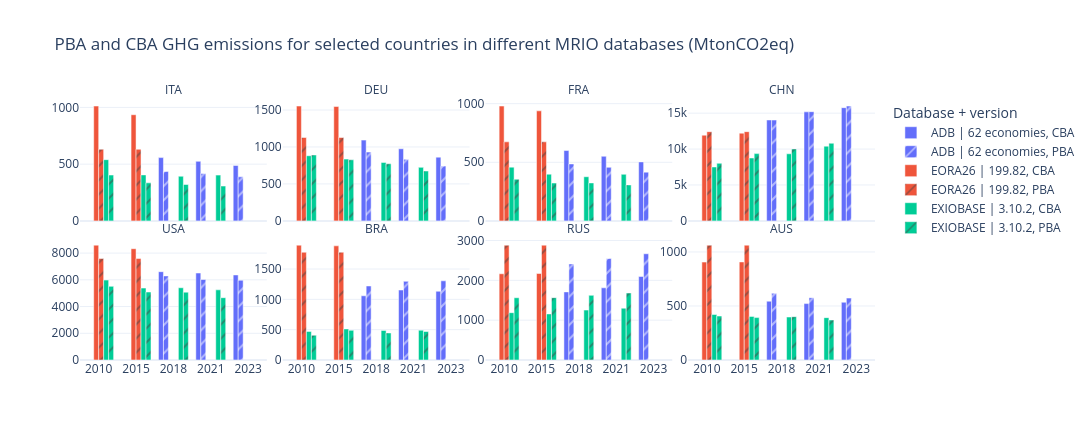

Here is the notebook cell this chart was saved with:
### Markdown cell above
## 8. Compare the three databases visually

The final chart keeps `PBA` and `CBA` side by side and facets by country. This makes it easier to compare both the scale of emissions and the accounting convention differences across EXIOBASE, EORA26, and ADB.

### Code cell
import math

import plotly.express as px

plot_df = df.dropna(subset=['value']).copy()
plot_df['database_version'] = plot_df['database'].astype(str) + ' | ' + plot_df['version'].astype(str)

selected_regions = ["ITA", "DEU", "FRA", "CHN", "USA", "BRA", "RUS", "AUS"]  # use sorted(plot_df['Region'].dropna().unique()) for all regions
available_regions = set(plot_df['Region'].dropna().astype(str))
regions = [region for region in selected_regions if region in available_regions]

if not regions:
    raise ValueError(f"No data found for selected regions: {selected_regions}")

plot_df = plot_df[plot_df['Region'].isin(regions)].copy()
years = sorted(plot_df['year'].dropna().unique())
n_cols = min(4, len(regions))
n_rows = math.ceil(len(regions) / n_cols)

fig = px.bar(
    plot_df.sort_values(['Region', 'year', 'database', 'version', 'accounting']),
    x='year',
    y='value',
    color='database_version',
    pattern_shape='accounting',
    barmode='group',
    facet_col='Region',
    facet_col_wrap=n_cols,
    category_orders={
        'Region': regions,
        'year': years,
        'database_version': sorted(plot_df['database_version'].unique()),
    },
    hover_data=['database', 'version', 'accounting', 'unit'],
    labels={
        'year': '',
        'value': '',
        'database_version': 'Database + version',
        'accounting': 'Accounting',
    },
    title='PBA and CBA GHG emissions for selected countries in different MRIO databases (MtonCO2eq)',
)

fig.for_each_annotation(lambda a: a.update(text=a.text.split('=')[-1]))
fig.update_xaxes(type='category')
fig.update_yaxes(matches=None, showticklabels=True)
fig.update_layout(
    template='plotly_white',
    width=1400,
    height=max(400, 220 * n_rows),
    legend_title_text='Database + version',
)

html_path = 'ghg_clustered_by_region.html'
fig.write_html(html_path)
fig.show()
